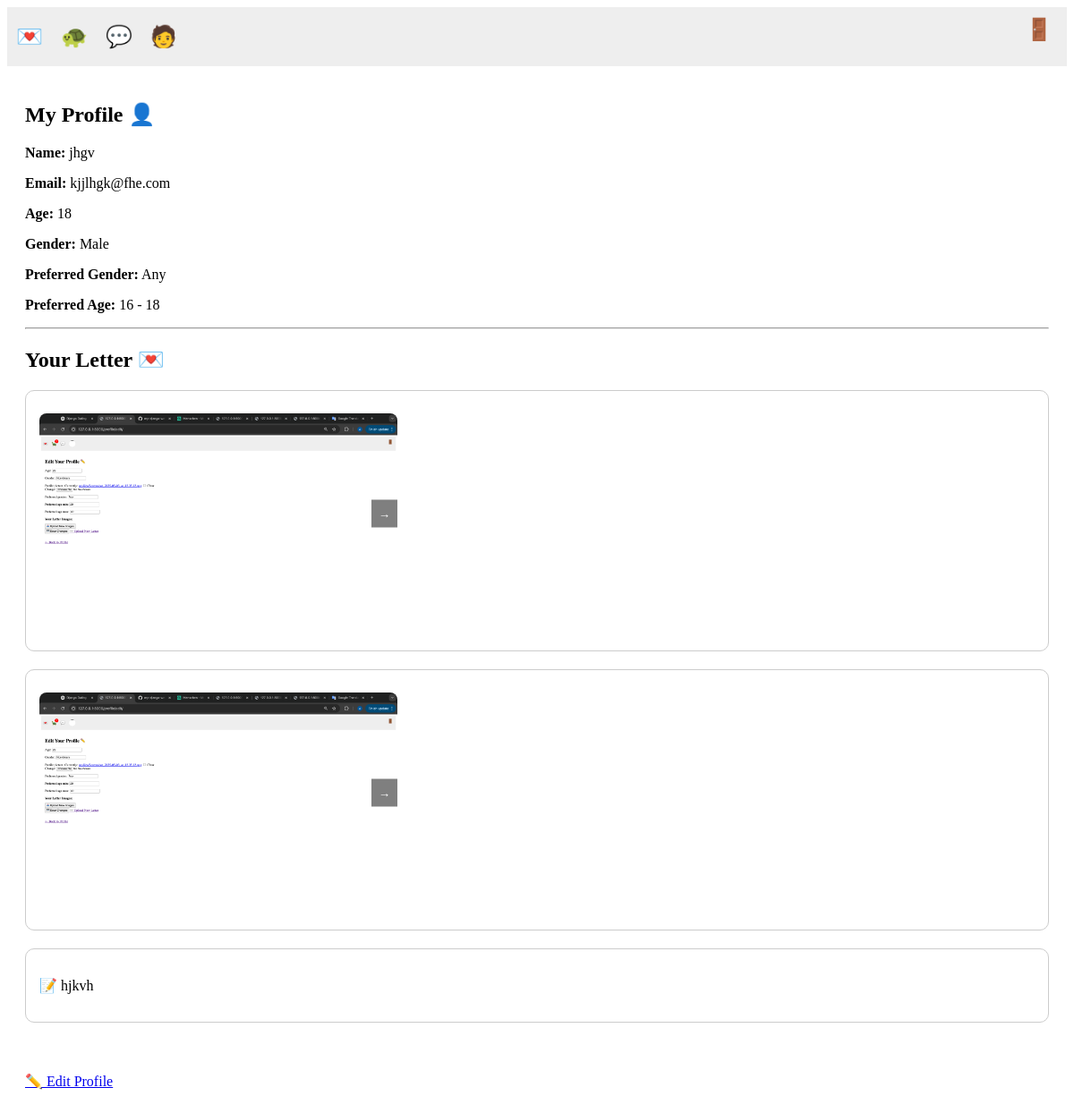
/profile/ (signed in), run on an earlier commit of the app's database.
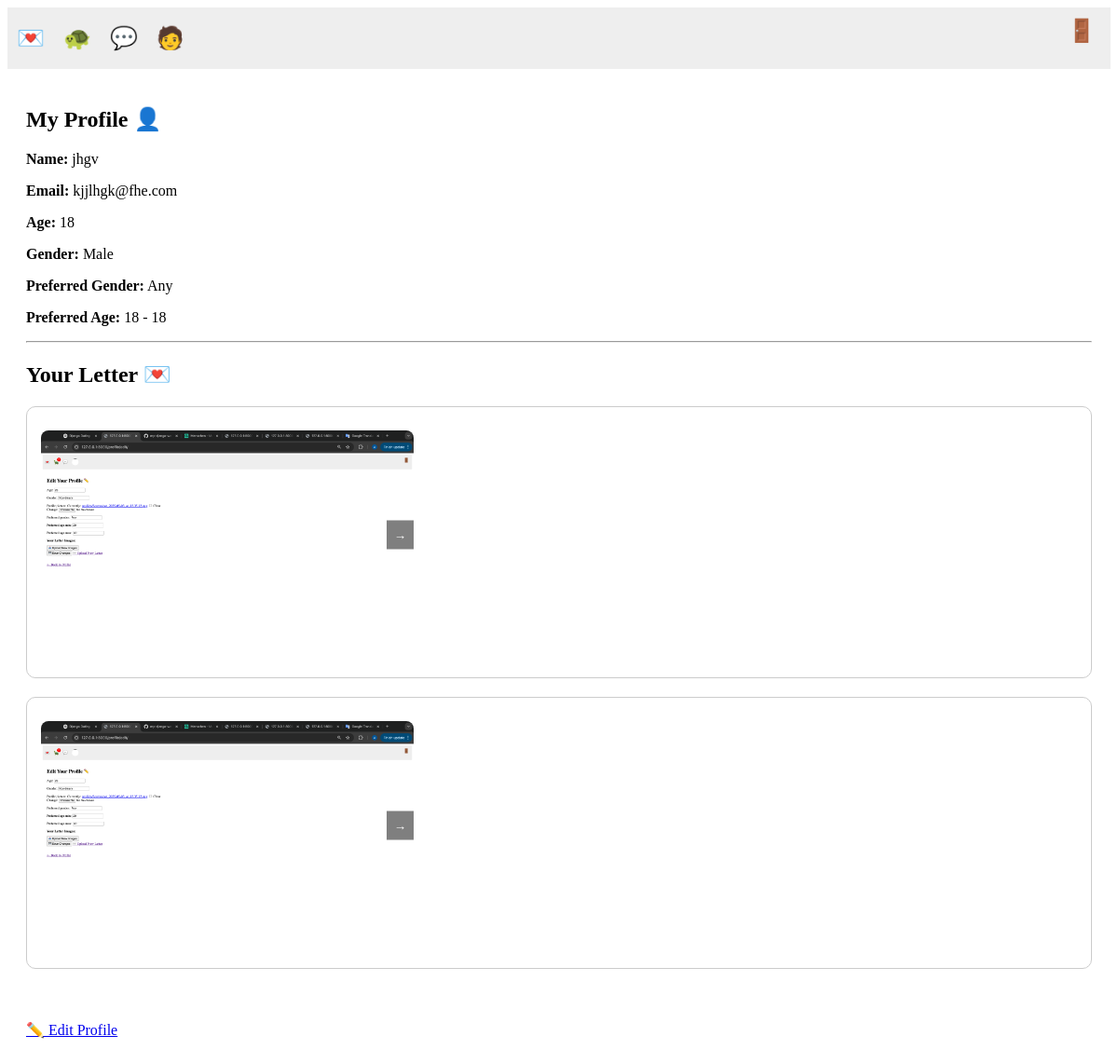
And on a later commit of the database.
### core/models.py (models this page shows)
class Profile(models.Model):
    user = models.OneToOneField(User, on_delete=models.CASCADE)
    name = models.CharField(max_length=150, blank=True, null=True)  # ✅ Added name field
    age = models.IntegerField(blank=True, null=True)
    gender = models.CharField(max_length=20, blank=True, null=True)
    profile_picture = models.ImageField(upload_to='profiles/', blank=True, null=True)
    preferred_gender = models.CharField(max_length=20, blank=True, null=True)
    preferred_age_min = models.IntegerField(blank=True, null=True)
    preferred_age_max = models.IntegerField(blank=True, null=True)

class LetterImage(models.Model):
    letter = models.ForeignKey(Letter, on_delete=models.CASCADE, related_name='images')
    image = models.ImageField(upload_to='letters/images/')

class Letter(models.Model):
    profile = models.ForeignKey(Profile, on_delete=models.CASCADE)
    letter_type = models.CharField(max_length=10, choices=[('text', 'Text'), ('image', 'Image'), ('pdf', 'PDF')])
    text_content = models.TextField(blank=True, null=True)
    pdf = models.FileField(upload_to='letters/pdf/', blank=True, null=True)
    created_at = models.DateTimeField(auto_now_add=True)

### core/views.py (the view)
# urls.py: path('profile/', views.view_profile, name='view_profile'),
@login_required
def view_profile(request):
    profile = request.user.profile
    all_letters = Letter.objects.filter(profile=profile)
    letters = [l for l in all_letters if not (l.letter_type == 'image' and not l.images.exists())]
    has_letter = bool(letters)
    unread_messages_count = Message.objects.filter(receiver=profile, is_read=False).count()
    unseen_matches_count = Match.objects.filter(
        Q(user1=profile, is_seen_by_user1=False) |
        Q(user2=profile, is_seen_by_user2=False)
    ).count()
    return render(request, 'view_profile.html', {
        'profile': profile,
        'letters': letters,
        'has_letter': has_letter,
        'unread_messages_count': unread_messages_count,
        'unseen_matches_count': unseen_matches_count,
    })

### core/templates/view_profile.html (shortened to what this page needs)
{% extends 'base.html' %}
{% block content %}
<h2 style="display: flex; align-items: center; gap: 10px;">
  My Profile
  {% if profile.profile_picture %}
    <a href="{{ profile.profile_picture.url }}" target="_blank">
      <img src="{{ profile.profile_picture.url }}" alt="Profile Picture"
           style="width: 40px; height: 40px; border-radius: 50%; object-fit: cover;">
    </a>
  {% else %}
    👤
  {% endif %}
</h2>
<p><strong>Name:</strong> {{ profile.name }}</p>
<p><strong>Email:</strong> {{ profile.user.email }}</p>
<p><strong>Age:</strong> {{ profile.age }}</p>
<p><strong>Gender:</strong> {{ profile.gender }}</p>
<p><strong>Preferred Gender:</strong> {{ profile.preferred_gender }}</p>
<p><strong>Preferred Age:</strong> {{ profile.preferred_age_min }} - {{ profile.preferred_age_max }}</p>
<hr>
<h2>Your Letter 💌</h2>
{% if letters %}
    {% for letter in letters %}
        <div style="border:1px solid #ccc; padding:15px; margin-bottom:20px; border-radius:10px;">
            {% if letter.letter_type == "text" %}
                {% if letter.text_content %}
                    <p>📝 {{ letter.text_content|linebreaksbr }}</p>
                {% else %}
                    <p><em>No text available.</em></p>
                {% endif %}
            {% elif letter.letter_type == "pdf" %}
                {% if letter.pdf %}
                    <p>📄 <a href="{{ letter.pdf.url }}" target="_blank">View PDF</a></p>
                {% else %}
                    <p><em>No PDF uploaded yet.</em></p>
                {% endif %}
            {% elif letter.letter_type == "image" and letter.images.exists %}
                <div style="position: relative; max-width: 400px; margin-top: 10px;">
                    {% with group_id=forloop.counter %}
                        {% with images=letter.images.all %}
                            {% for image in images %}
                                <div style="display: {% if forloop.first %}block{% else %}none{% endif %};"
                                     class="slide-group-{{ group_id }}" id="slide-{{ group_id }}-{{ forloop.counter }}">
                                    <img src="{{ image.image.url }}" alt="Letter Image"
                                         style="width: 100%; border-radius: 8px; max-height: 400px; object-fit: contain;">
                                </div>
                            {% endfor %}
                            {% if images|length > 1 %}
                                <button onclick="nextSlide({{ group_id }}, {{ images|length }})" id="nextBtn-{{ group_id }}"
                                        style="position: absolute; right: 0; top: 45%; transform: translateY(-50%); background: rgba(0,0,0,0.5); color: white; border: none; padding: 8px;">→</button>
                            {% endif %}
                        {% endwith %}
                    {% endwith %}
                </div>
            {% endif %}
        </div>
    {% endfor %}
{% else %}
    <p>You have no letters uploaded yet.</p>
    <br>
    <a href="{% url 'upload_letter' %}" class="btn btn-primary">➕ Upload Letter</a>
{% endif %}
<br><br>
<a href="{% url 'edit_profile' %}" class="btn btn-secondary">✏️ Edit Profile</a>
{% endblock %}

What changed in the data, as far as the page shows it:
removed Letter: text_content "hjkvh"
changed Profile "jhgv": preferred_age_min "16" → "18"
